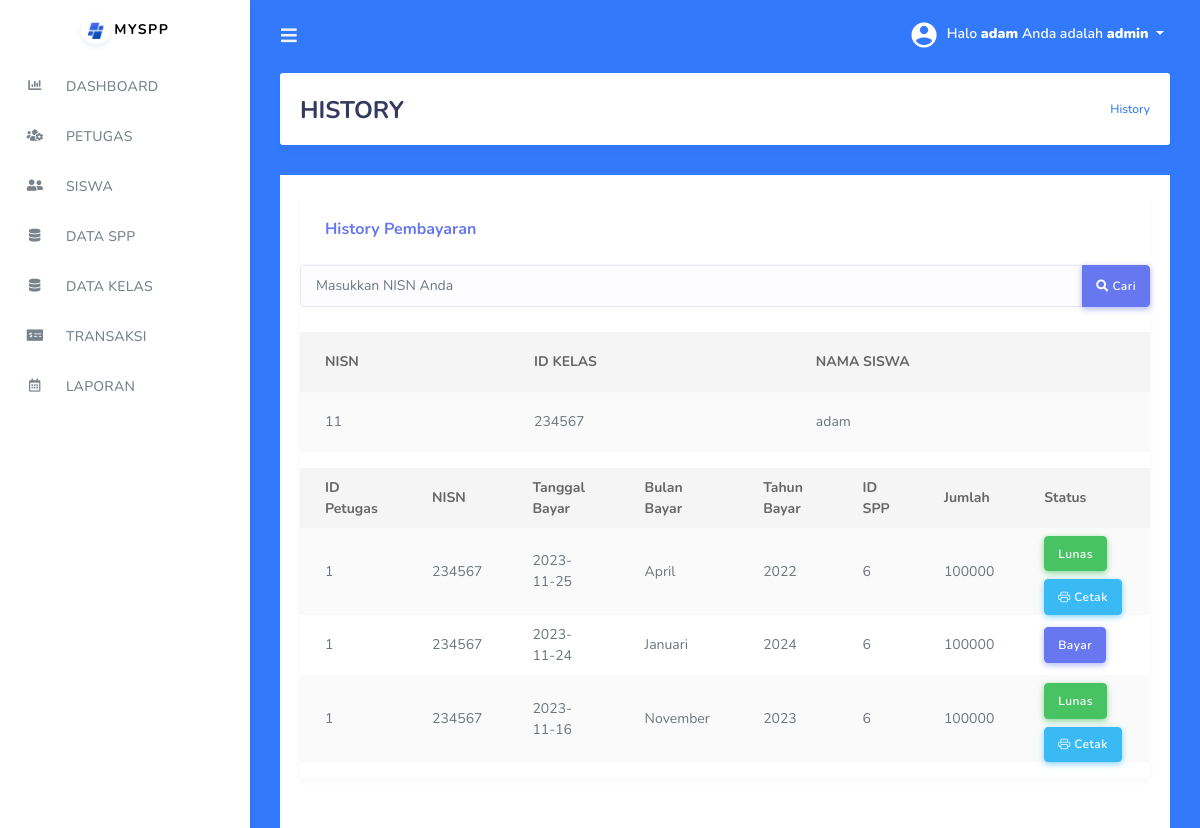
Screenshot of /history.php?nisn=234567 (signed in) with the database file from the repository.
### tables this page shows
CREATE TABLE `siswa` (
  `nisn` varchar(11) NOT NULL,
  `nis` varchar(11) NOT NULL,
  `nama` varchar(35) NOT NULL,
  `id_kelas` int(11) NOT NULL,
  `alamat` text NOT NULL,
  `id_spp` int(11) NOT NULL
);

CREATE TABLE `pembayaran` (
  `id_pembayaran` int(11) NOT NULL,
  `id_petugas` int(11) NOT NULL,
  `nisn` varchar(11) NOT NULL,
  `order_id` text,
  `tgl_bayar` date NOT NULL,
  `bulan_dibayar` varchar(8) NOT NULL,
  `tahun_dibayar` varchar(4) NOT NULL,
  `id_spp` int(11) NOT NULL,
  `jumlah_bayar` int(11) NOT NULL,
  `status_pembayaran` tinyint(1) NOT NULL DEFAULT '0',
  `email` text NOT NULL
);

### history.php (the view, shortened to what this page needs)
<!DOCTYPE html>
<html>
<head>
    <link rel="stylesheet" href="https://maxcdn.bootstrapcdn.com/bootstrap/4.5.2/css/bootstrap.min.css">
</head>
<body>
    <?php
    include('tampilan/header.php');
    include('tampilan/sidebar.php');
    ?>
    <div class="main-content bg-primary">
        <section class="section">
            <div class="section-header">
                <h1>HISTORY</h1>
                <div class="section-header-breadcrumb">
                    <div class="breadcrumb-item active"><a href="history.php">History</a></div>
                </div>
            </div>
            <div class="card-body bg-white">
                <div class="row">
                    <div class="col-md-12">
                        <div class="card">
                            <div class="card-header">
                                <h4>History Pembayaran</h4>
                            </div>
                            <form action="" method="get">
                                <div class="form-group">
                                    <div class="input-group">
                                        <input type="text" class="form-control" name="nisn"
                                            placeholder="Masukkan NISN Anda" required>
                                        <div class="input-group-append">
                                            <button class="btn btn-primary" type="submit" name="cari">
                                                <i class="fa fa-search"></i> Cari
                                            </button>
                                        </div>
                                    </div>
                                </div>
                            </form>
                            <?php
                            if (isset($_GET['nisn']) && $_GET['nisn'] != '') {
                                $query = mysqli_query($koneksi, "SELECT * FROM siswa WHERE nisn='$_GET[nisn]'");
                                $data = mysqli_fetch_array($query);
                                ?>
                                <table class="table table-striped">
                                    <thead>
                                        <tr>
                                            <th scope="col">NISN</th>
                                            <th scope="col">ID KELAS</th>
                                            <th scope="col">NAMA SISWA</th>
                                        </tr>
                                    </thead>
                                    <tbody>
                                        <td>
                                            <?php echo $data['id_kelas']; ?>
                                        </td>
                                        <td>
                                            <?php echo $data['nisn']; ?>
                                        </td>
                                        <td>
                                            <?php echo $data['nama']; ?>
                                        </td>
                                    </tbody>
                                </table>
                                <table class="table table-striped">
                                    <thead>
                                        <tr>
                                            <th scope="col">ID Petugas</th>
                                            <th scope="col">NISN</th>
                                            <th scope="col">Tanggal Bayar</th>
                                            <th scope="col">Bulan Bayar</th>
                                            <th scope="col">Tahun Bayar</th>
                                            <th scope="col">ID SPP</th>
                                            <th scope="col">Jumlah</th>
                                            <th scope="col">Status</th>
                                        </tr>
                                    </thead>
                                    <tbody>
                                        <?php
                                        $query = mysqli_query($koneksi, "SELECT * FROM pembayaran WHERE nisn='$data[nisn]' ORDER BY bulan_dibayar ASC");
                                        while ($data_pembayaran = mysqli_fetch_array($query)) {
                                            ?>
                                            <tr>
                                                <td>
                                                    <?php echo $data_pembayaran['id_petugas']; ?>
                                                </td>
                                                <td>
                                                    <?php echo $data_pembayaran['nisn']; ?>
                                                </td>
                                                <td>
                                                    <?php echo $data_pembayaran['tgl_bayar']; ?>
                                                </td>
                                                <td>
                                                    <?php echo $data_pembayaran['bulan_dibayar']; ?>
                                                </td>
                                                <td>
                                                    <?php echo $data_pembayaran['tahun_dibayar']; ?>
                                                </td>
                                                <td>
                                                    <?php echo $data_pembayaran['id_spp']; ?>
                                                </td>
                                                <td>
                                                    <?php echo $data_pembayaran['jumlah_bayar']; ?>
                                                </td>
                                                <td>
                                                    <?php
                                                    if ($data_pembayaran['status_pembayaran'] == '1') {
                                                        echo '<span class="btn btn-success mt-2">Lunas</span>';
                                                        echo '<a class="btn btn-info mt-2" href="cetak-kwitansi.php?id=' . $data_pembayaran['id_pembayaran'] . '" target="_blank"><i class="bi bi-printer"></i> Cetak</a>';
                                                    } else {
                                                        echo '<a class="btn btn-primary" href="bayar.php?id=' . $data_pembayaran['id_pembayaran'] . '&order_id=' . $data_pembayaran['order_id'] . '&nisn=' . $data_pembayaran['nisn'] . '&email=' . $data_pembayaran['email'] . '&jumlah_bayar=' . $data_pembayaran['jumlah_bayar'] . '">Bayar</a>';
                                                    }
                                                    ?>
                                                </td>
                                            </tr>
                                            <?php
                                        }
                                        ?>
                                    </tbody>
                                </table>
                                <?php
                            }
                            ?>
                        </div>
                    </div>
                </div>
        </section>
    </div>
</body>
</html>

### rows the page displays
siswa: id_kelas "11", nisn "234567", nama "adam"
pembayaran: id_petugas "1", nisn "234567", tgl_bayar "2023-11-25", bulan_dibayar "April", tahun_dibayar "2022", id_spp "6", jumlah_bayar "100000"
pembayaran: id_petugas "1", nisn "234567", tgl_bayar "2023-11-24", bulan_dibayar "Januari", tahun_dibayar "2024", id_spp "6", jumlah_bayar "100000"
pembayaran: id_petugas "1", nisn "234567", tgl_bayar "2023-11-16", bulan_dibayar "November", tahun_dibayar "2023", id_spp "6", jumlah_bayar "100000"

### other values shown
$_SESSION['username'] "adam"
$_SESSION['level'] "admin"
